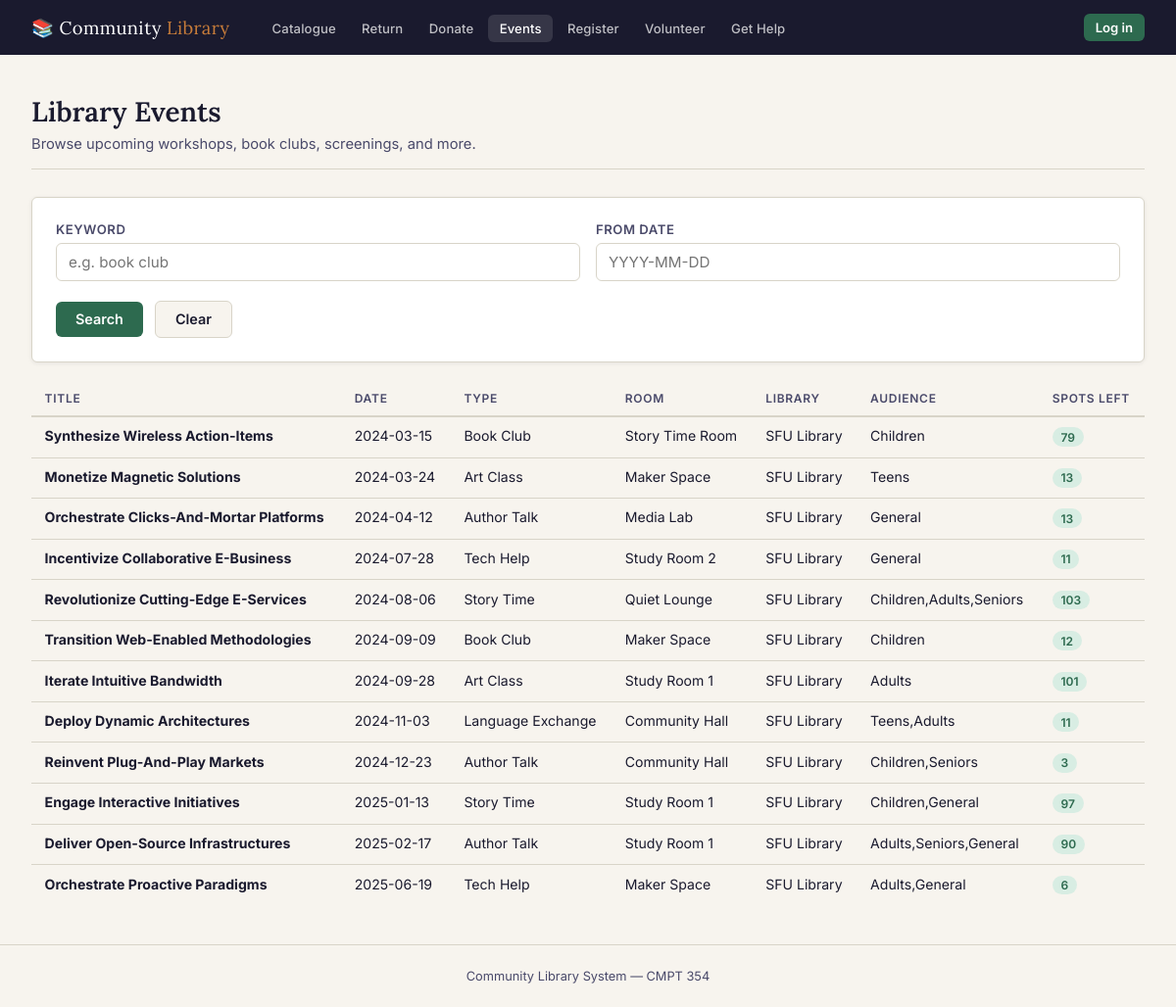
Before: /events with the older database file.
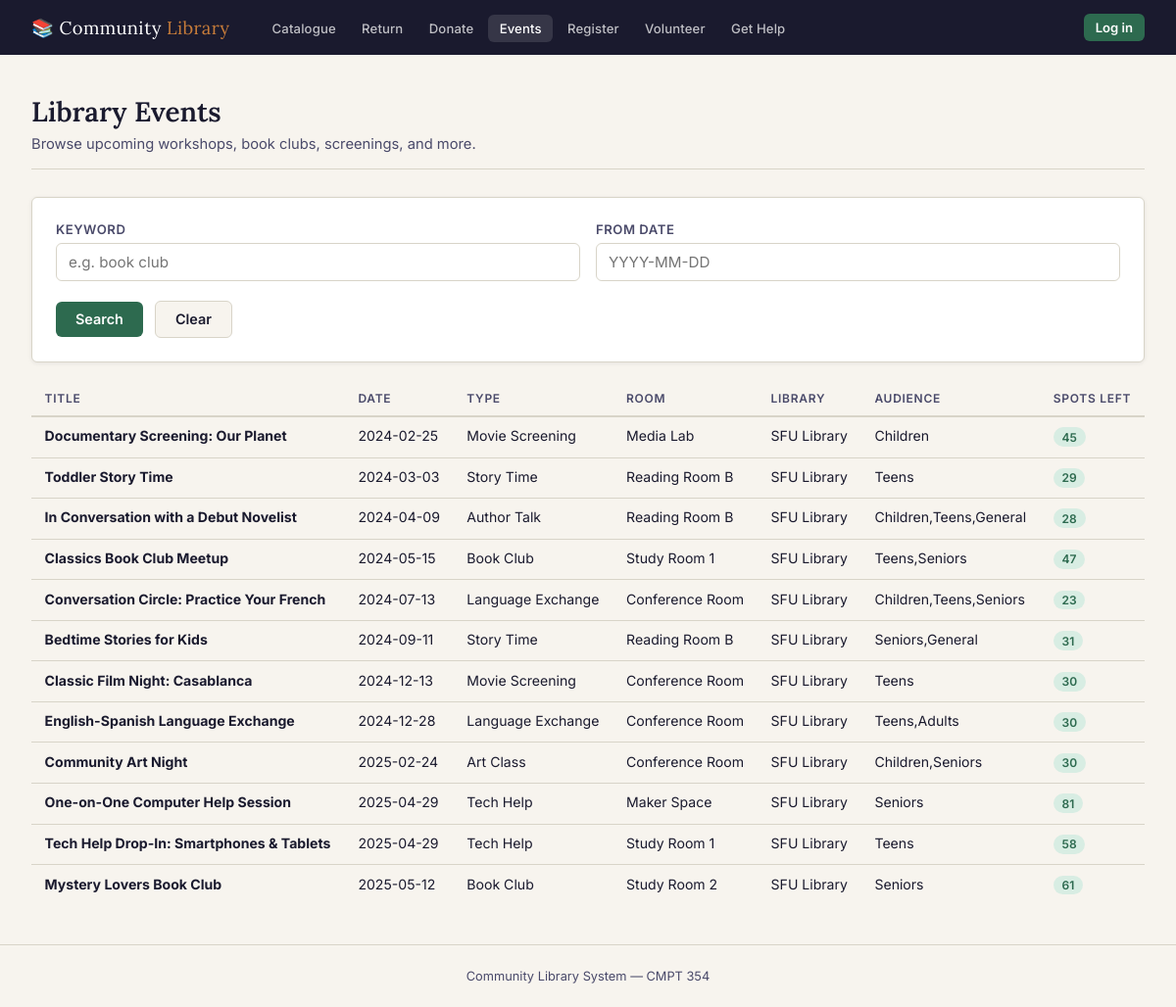
After: the same page with the newer database file.
### tables this page shows
CREATE TABLE Event (
    event_id   INTEGER PRIMARY KEY AUTOINCREMENT,
    title      TEXT    NOT NULL,
    date       TEXT    NOT NULL,               -- ISO-8601
    event_type TEXT    NOT NULL,
    room_id    INTEGER NOT NULL REFERENCES Room(room_id) ON DELETE RESTRICT
);

### library_webapp/app.py (the view)
@app.route("/events")
def events():
    keyword   = request.args.get("keyword",   "").strip()
    from_date = request.args.get("from_date", "").strip()
    sql = """
        SELECT e.event_id,
               e.title,
               e.date,
               e.event_type,
               r.room_name,
               r.capacity,
               l.name AS library,
               COUNT(rf.member_id) AS registered,
               r.capacity - COUNT(rf.member_id) AS spots_left,
               GROUP_CONCAT(DISTINCT a.audience_type) AS audience
        FROM   Event e
        JOIN   Room    r  ON r.room_id    = e.room_id
        JOIN   Library l  ON l.library_id = r.library_id
        LEFT JOIN Registers_For rf ON rf.event_id   = e.event_id
        LEFT JOIN Targets        tg ON tg.event_id  = e.event_id
        LEFT JOIN Audience        a  ON a.audience_id = tg.audience_id
        WHERE  1=1
    """
    params = []
    if keyword:
        sql += " AND e.title LIKE ?"
        params.append(f"%{keyword}%")
    if from_date:
        sql += " AND e.date >= ?"
        params.append(from_date)
    sql += " GROUP BY e.event_id ORDER BY e.date"
    results = query(sql, params)
    return render_template("events.html", results=results,
                           keyword=keyword, from_date=from_date)

### library_webapp/app.py (called while the page is built, shortened)
def get_db():
    if "db" not in g:
        g.db = sqlite3.connect(DB_PATH)
        g.db.row_factory = sqlite3.Row
        g.db.execute("PRAGMA foreign_keys = ON;")
    return g.db

def query(sql, params=()):
    return get_db().execute(sql, params).fetchall()

@app.context_processor
def inject_globals():
    try:
        libraries = query("SELECT library_id, name FROM Library ORDER BY name")
        types     = query("SELECT type_id, type_name FROM Type ORDER BY type_name")
    except Exception:
        libraries, types = [], []
    current_member = None
    return dict(libraries=libraries, item_types=types, today=date.today().isoformat(),
                current_member=current_member)

### library_webapp/templates/events.html (shortened to what this page needs)
{% extends "base.html" %}
{% block content %}
<div class="page-header">
  <h1>Library Events</h1>
  <p>Browse upcoming workshops, book clubs, screenings, and more.</p>
</div>
<div class="card">
  <form method="get">
    <div class="form-grid">
      <div class="form-group">
        <label for="keyword">Keyword</label>
        <input type="text" id="keyword" name="keyword" value="{{ keyword }}" placeholder="e.g. book club">
      </div>
      <div class="form-group">
        <label for="from_date">From date</label>
        <input type="text" id="from_date" name="from_date" value="{{ from_date }}" placeholder="YYYY-MM-DD">
      </div>
    </div>
    <div class="form-actions">
      <button type="submit" class="btn btn-primary">Search</button>
      <a href="{{ url_for('events') }}" class="btn btn-secondary">Clear</a>
    </div>
  </form>
</div>
{% if results %}
<div class="table-wrap">
  <table>
    <thead>
      <tr><th>Title</th><th>Date</th><th>Type</th><th>Room</th><th>Library</th><th>Audience</th><th>Spots left</th></tr>
    </thead>
    <tbody>
      {% for r in results %}
      <tr>
        <td><strong>{{ r['title'] }}</strong></td>
        <td>{{ r['date'] }}</td>
        <td>{{ r['event_type'] }}</td>
        <td>{{ r['room_name'] }}</td>
        <td>{{ r['library'] }}</td>
        <td>{{ r['audience'] or '—' }}</td>
        <td>
          {% if r['spots_left'] and r['spots_left'] > 0 %}
            <span class="badge badge-green">{{ r['spots_left'] }}</span>
          {% else %}
            <span class="badge badge-grey">Full</span>
          {% endif %}
        </td>
      </tr>
      {% endfor %}
    </tbody>
  </table>
</div>
{% else %}
<div class="empty-state">
  <div class="icon">📅</div>
  <p>No events found. Try adjusting your search.</p>
</div>
{% endif %}
{% endblock %}

### library_webapp/templates/base.html (shortened to what this page needs)
<!DOCTYPE html>
<html lang="en">
<head>
</head>
<body>
  <nav>
    <a class="nav-brand" href="{{ url_for('index') }}">&#128218; Community <span>Library</span></a>
    <ul class="nav-links">
      <li><a href="{{ url_for('items') }}"      {% if request.endpoint in ('items', 'borrow') %}class="active"{% endif %}>Catalogue</a></li>
      <li><a href="{{ url_for('return_item') }}"{% if request.endpoint == 'return_item'%}class="active"{% endif %}>Return</a></li>
      <li><a href="{{ url_for('donate') }}"     {% if request.endpoint == 'donate'     %}class="active"{% endif %}>Donate</a></li>
      <li><a href="{{ url_for('events') }}"     {% if request.endpoint == 'events'     %}class="active"{% endif %}>Events</a></li>
      <li><a href="{{ url_for('register') }}"   {% if request.endpoint == 'register'   %}class="active"{% endif %}>Register</a></li>
      <li><a href="{{ url_for('volunteer') }}"  {% if request.endpoint == 'volunteer'  %}class="active"{% endif %}>Volunteer</a></li>
      <li><a href="{{ url_for('ask_help') }}"   {% if request.endpoint == 'ask_help'   %}class="active"{% endif %}>Get Help</a></li>
    </ul>
    <div class="nav-user">
      {% if current_member %}
        <span class="nav-member-name">{{ current_member['first_name'] }} {{ current_member['last_name'] }}</span>
        <span class="badge {% if current_member['status_name'] == 'Active' %}badge-green{% elif current_member['status_name'] == 'Suspended' %}badge-warm{% else %}badge-grey{% endif %}">
          {{ current_member['status_name'] }}
        </span>
        <a href="{{ url_for('logout') }}" class="nav-logout">Log out</a>
      {% else %}
        <a href="{{ url_for('login') }}" class="nav-login">Log in</a>
      {% endif %}
    </div>
  </nav>
  <main>
    {% block content %}{% endblock %}
  </main>
  <footer>Community Library System &mdash; CMPT 354</footer>
</body>
</html>

### library_webapp/templates/base.html (style rules this page uses)
*, *::before, *::after { box-sizing: border-box; margin: 0; padding: 0; }
:root { --ink: #1a1a2e; --ink-soft: #4a4a6a; --rule: #d8d4c8; --parchment: #f7f4ee; --page: #ffffff; --accent: #2d6a4f; --accent-lt: #d8ede3; --warm: #c77c3a; --warn-bg: #fef3e2; --error-bg: #fdecea; --error: #b33a2e; --radius: 6px; --shadow: 0 1px 4px rgba(26,26,46,.08); }
body { font-family: 'Inter', sans-serif; background: var(--parchment); color: var(--ink); min-height: 100vh; display: flex; flex-direction: column; }
nav { background: var(--ink); padding: 0 2rem; display: flex; align-items: center; gap: 2rem; height: 56px; position: sticky; top: 0; z-index: 100; }
.nav-brand { font-family: 'Lora', serif; font-size: 1.15rem; color: #fff; text-decoration: none; letter-spacing: .02em; white-space: nowrap; }
.nav-brand span { color: var(--warm); }
.nav-links { display: flex; gap: .25rem; flex-wrap: wrap; list-style: none; }
.nav-links a { color: rgba(255,255,255,.72); text-decoration: none; font-size: .82rem; font-weight: 500; padding: .35rem .7rem; border-radius: var(--radius); transition: background .15s, color .15s; letter-spacing: .01em; }
.nav-links a:hover, .nav-links a.active { background: rgba(255,255,255,.12); color: #fff; }
.nav-user { margin-left: auto; display: flex; align-items: center; gap: .6rem; flex-shrink: 0; white-space: nowrap; }
.nav-user a.nav-login { background: var(--accent); color: #fff; text-decoration: none; font-size: .82rem; font-weight: 600; padding: .35rem .75rem; border-radius: var(--radius); transition: filter .15s; }
main { flex: 1; padding: 2.5rem 2rem; width: 100%; }
.page-header { margin-bottom: 1.75rem; padding-bottom: 1rem; border-bottom: 1px solid var(--rule); }
.page-header h1 { font-family: 'Lora', serif; font-size: 1.75rem; font-weight: 600; color: var(--ink); }
.page-header p { margin-top: .35rem; color: var(--ink-soft); font-size: .92rem; }
.card { background: var(--page); border: 1px solid var(--rule); border-radius: var(--radius); padding: 1.5rem; box-shadow: var(--shadow); }
.form-grid { display: grid; grid-template-columns: 1fr 1fr; gap: 1rem; }
.form-group { display: flex; flex-direction: column; gap: .4rem; }
label { font-size: .82rem; font-weight: 600; color: var(--ink-soft); letter-spacing: .04em; text-transform: uppercase; }
input[type=text], input[type=number], select, textarea { border: 1px solid var(--rule); border-radius: var(--radius); padding: .55rem .75rem; font-size: .95rem; font-family: inherit; color: var(--ink); background: var(--page); transition: border-color .15s; width: 100%; }
.btn { display: inline-flex; align-items: center; gap: .45rem; padding: .6rem 1.25rem; border-radius: var(--radius); font-size: .9rem; font-weight: 600; cursor: pointer; border: none; text-decoration: none; transition: filter .15s, transform .1s; font-family: inherit; }
.btn-primary { background: var(--accent); color: #fff; }
.btn-secondary { background: var(--parchment); color: var(--ink); border: 1px solid var(--rule); }
.form-actions { margin-top: 1.25rem; display: flex; gap: .75rem; align-items: center; }
.table-wrap { overflow-x: auto; margin-top: 1.25rem; }
table { width: 100%; border-collapse: collapse; font-size: .88rem; }
thead th { text-align: left; padding: .6rem .85rem; font-size: .75rem; font-weight: 600; letter-spacing: .06em; text-transform: uppercase; color: var(--ink-soft); border-bottom: 2px solid var(--rule); background: var(--parchment); }
tbody tr { border-bottom: 1px solid var(--rule); }
tbody tr:last-child { border-bottom: none; }
tbody td { padding: .65rem .85rem; vertical-align: top; }
.badge { display: inline-block; padding: .15rem .55rem; border-radius: 20px; font-size: .75rem; font-weight: 600; }
.badge-green { background: var(--accent-lt); color: var(--accent); }
footer { text-align: center; padding: 1.5rem; font-size: .8rem; color: var(--ink-soft); border-top: 1px solid var(--rule); }

Changed rows visible on the page:
removed Event: title "Synthesize Wireless Action-Items", date "2024-03-15", event_type "Book Club", room_name "Story Time Room", library "SFU Library", r "Children", spots_left "79"
removed Event: title "Monetize Magnetic Solutions", date "2024-03-24", event_type "Art Class", room_name "Maker Space", library "SFU Library", r "Teens", spots_left "13"
removed Event: title "Orchestrate Clicks-And-Mortar Platforms", date "2024-04-12", event_type "Author Talk", room_name "Media Lab", library "SFU Library", r "General", spots_left "13"
removed Event: title "Incentivize Collaborative E-Business", date "2024-07-28", event_type "Tech Help", room_name "Study Room 2", library "SFU Library", r "General", spots_left "11"
removed Event: title "Iterate Intuitive Bandwidth", date "2024-09-28", event_type "Art Class", room_name "Study Room 1", library "SFU Library", r "Adults", spots_left "101"
removed Event: title "Reinvent Plug-And-Play Markets", date "2024-12-23", event_type "Author Talk", room_name "Community Hall", library "SFU Library", r "Children,Seniors", spots_left "3"
removed Event: title "Deliver Open-Source Infrastructures", date "2025-02-17", event_type "Author Talk", room_name "Study Room 1", library "SFU Library", r "Adults,Seniors,General", spots_left "90"
added Event: title "Documentary Screening: Our Planet", date "2024-02-25", event_type "Movie Screening", room_name "Media Lab", library "SFU Library", r "Children", spots_left "45"
changed Event: title "Revolutionize Cutting-Edge E-Services" → "Toddler Story Time"; date "2024-08-06" → "2024-03-03"; room_name "Quiet Lounge" → "Reading Room B"; r "Children,Adults,Seniors" → "Teens"; spots_left "103" → "29"
added Event: title "In Conversation with a Debut Novelist", date "2024-04-09", event_type "Author Talk", room_name "Reading Room B", library "SFU Library", r "Children,Teens,General", spots_left "28"
changed Event: title "Transition Web-Enabled Methodologies" → "Classics Book Club Meetup"; date "2024-09-09" → "2024-05-15"; room_name "Maker Space" → "Study Room 1"; r "Children" → "Teens,Seniors"; spots_left "12" → "47"
added Event: title "Conversation Circle: Practice Your French", date "2024-07-13", event_type "Language Exchange", room_name "Conference Room", library "SFU Library", r "Children,Teens,Seniors", spots_left "23"
changed Event: title "Engage Interactive Initiatives" → "Bedtime Stories for Kids"; date "2025-01-13" → "2024-09-11"; room_name "Study Room 1" → "Reading Room B"; r "Children,General" → "Seniors,General"; spots_left "97" → "31"; moves up the list
added Event: title "Classic Film Night: Casablanca", date "2024-12-13", event_type "Movie Screening", room_name "Conference Room", library "SFU Library", r "Teens", spots_left "30"
changed Event: title "Deploy Dynamic Architectures" → "English-Spanish Language Exchange"; date "2024-11-03" → "2024-12-28"; room_name "Community Hall" → "Conference Room"; spots_left "11" → "30"
added Event: title "Community Art Night", date "2025-02-24", event_type "Art Class", room_name "Conference Room", library "SFU Library", r "Children,Seniors", spots_left "30"
added Event: title "One-on-One Computer Help Session", date "2025-04-29", event_type "Tech Help", room_name "Maker Space", library "SFU Library", r "Seniors", spots_left "81"
changed Event: title "Orchestrate Proactive Paradigms" → "Tech Help Drop-In: Smartphones & Tablets"; date "2025-06-19" → "2025-04-29"; room_name "Maker Space" → "Study Room 1"; r "Adults,General" → "Teens"; spots_left "6" → "58"
added Event: title "Mystery Lovers Book Club", date "2025-05-12", event_type "Book Club", room_name "Study Room 2", library "SFU Library", r "Seniors", spots_left "61"
